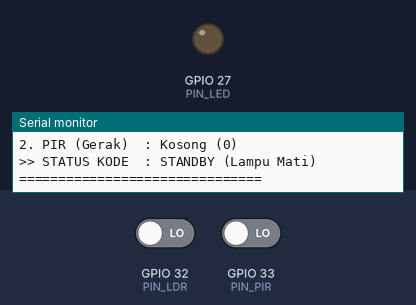
Bench run of a sketch on a simulated ESP32. Shown: output pins drawn as LEDs (lit = HIGH), the last lines printed to the serial monitor. The inputs (shaded band) are chosen by the test bench; at power-on: GPIO 32 (PIN_LDR) LOW, GPIO 33 (PIN_PIR) LOW. WiFi joins after 1.5 s; servers stay silent unless stated.

Above: at 3.7 s.
3.8 s: GPIO 32 (PIN_LDR) driven HIGH
8.0 s: GPIO 33 (PIN_PIR) driven HIGH
At 9.9 s:
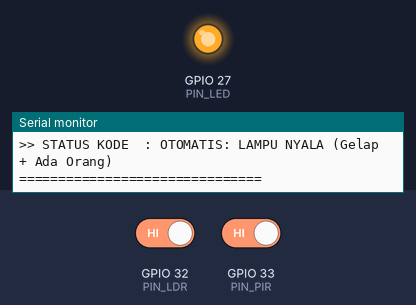
10.7 s: GPIO 33 (PIN_PIR) driven LOW
At 13.9 s:
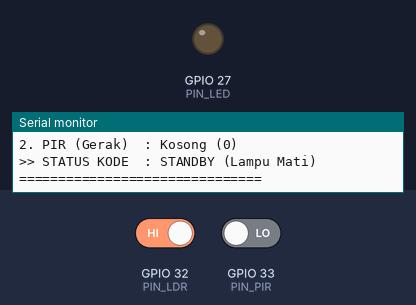
Timing chart, 0 to 15.4 s (numbered marks = the images above; inputs shaded):
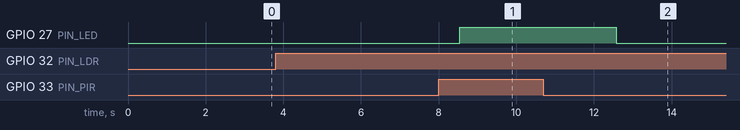

The sketch:

sketch_oct27a.ino
```cpp
#include <WiFi.h>

// ==========================================
// KONFIGURASI WIFI (Sesuaikan dengan Hotspot Anda)
// ==========================================
const char* ssid     = "POCO X7 Pro";
const char* password = "12345678";

// ==========================================
// DEFINISI PIN SENSOR & AKTUATOR
// ==========================================
const int PIN_LDR = 32; // Digital Input - Sensor Cahaya
const int PIN_PIR = 33; // Digital Input - Sensor Gerak
const int PIN_LED = 27; // Digital Output - LED Indikator

void setup() {
  Serial.begin(115200);
  delay(1000);

  pinMode(PIN_LDR, INPUT);
  pinMode(PIN_PIR, INPUT);
  pinMode(PIN_LED, OUTPUT);

  // Proses Koneksi ke WiFi
  Serial.println("\n==========================================");
  Serial.print("Menghubungkan ke WiFi: ");
  Serial.println(ssid);
  WiFi.begin(ssid, password);

  while (WiFi.status() != WL_CONNECTED) {
    delay(500);
    Serial.print(".");
  }

  Serial.println("\nBERHASIL TERHUBUNG KE WIFI!");
  Serial.print("IP Address ESP32: ");
  Serial.println(WiFi.localIP());
  Serial.println("==========================================\n");
}

void loop() {
  // 1. Pembacaan Status Sensor
  int statusLDR = digitalRead(PIN_LDR); // 1 = Gelap, 0 = Terang
  int statusPIR = digitalRead(PIN_PIR); // 1 = Ada Gerakan, 0 = Tidak Ada

  // 2. Logika Sistem: Jika Gelap DAN Ada Orang, Nyalakan LED
  String statusSistem = "STANDBY (Lampu Mati)";

  if (statusLDR == HIGH && statusPIR == HIGH) {
    statusSistem = "OTOMATIS: LAMPU NYALA (Gelap + Ada Orang)";
    digitalWrite(PIN_LED, HIGH);
  } else {
    digitalWrite(PIN_LED, LOW);
  }

  // 3. Tampilkan Hasil Pembacaan Sensor ke Serial Monitor
  Serial.println("=== MONITORING IOT 2 SENSOR ===");
  Serial.print("Status WiFi   : Terhubung\n");
  Serial.print("1. LDR (Cahaya) : "); Serial.println(statusLDR == HIGH ? "Gelap (1)" : "Terang (0)");
  Serial.print("2. PIR (Gerak)  : "); Serial.println(statusPIR == HIGH ? "Ada Orang (1)" : "Kosong (0)");
  Serial.print(">> STATUS KODE  : "); Serial.println(statusSistem);
  Serial.println("===============================\n");

  delay(2000); // Jeda 2 detik antar pembacaan
}
```

Measured:
- after the input at 8.0 s, GPIO 27 (PIN_LED): LOW → HIGH after 0.55 s
- after the input at 10.7 s, GPIO 27 (PIN_LED): HIGH → LOW after 1.9 s
